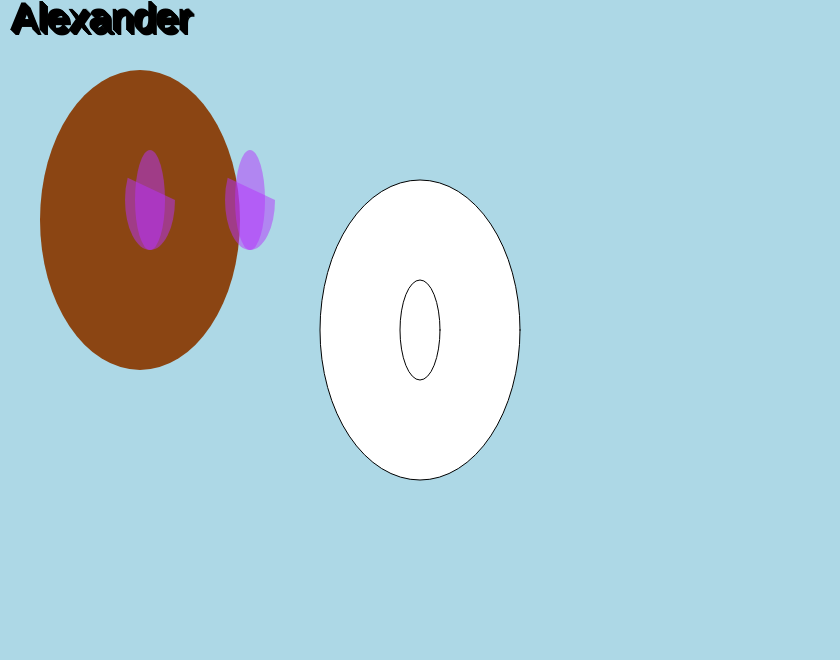
Frame 1 (no input)
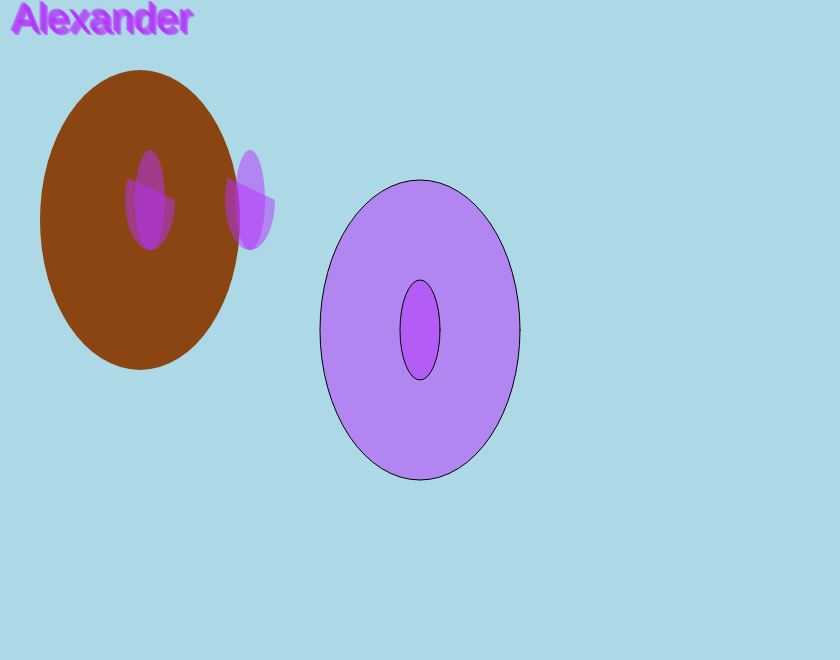
Frame 60 (no input)
Frame 120 (the mouse pressed at the canvas centre since frame 60): identical to frame 60, image omitted

The p5.js sketch that drew these frames (run headless with seeded random() and noise() and a simulated clock; from frame 60 on, the mouse is pressed at the canvas centre):

// p5.js sketch
// ── sketch.js
function setup() { 
createCanvas (840, 660); 
} 
  
function draw() { 
      
    background("lightblue"); 
     
     
    var textS = 40; 
     
    var textstroke 
     
    var facex = 140; 
     
    var facey = 220; 
     
    var faceColor = color("saddlebrown"); 
     
    var facewidth = 200; 
     
    var faceheight = 300; 
         
    var eyelidColor = color(180, 50, 250, 127); 
     
    var eyewidth = 30; 
     
    var righteye = (250,200,50,100); 
     
    var eyelidleft = (150,200,50,100, 0,  
    PI+QUARTER_PI, OPEN); 
     
    var eyehight = 100; 
     
    var eyelidright = (250,200,50,100, 0, PI+QUARTER_PI, OPEN); 
     
    var eyeposition = 200 
  
     
    textSize(textS); 
text("Alexander", 10, 30); 
text("Alexander", 11, 31); 
text("Alexander", 12, 32); 
text("Alexander", 13, 33); 
text("Alexander", 14, 34); 
text("Alexander", 15, 35); 
stroke("Alexander",14,80); 
fill("Alexander", 70, 40); 
  
   var w = 80;
         
     
    ellipse(420, 330, 200, 300); 
    
     ellipse(width/2, 330, w/2, 100); 
    //face color 
    noStroke(); 
    fill(faceColor); //color for the face 
    ellipse(facex, facey,facewidth, faceheight); // shape for the face 
     
    // eyes 
    fill(eyelidColor); 
     
    // lefteye 
    ellipse(150,eyeposition,eyewidth,eyehight); 
     
    //righteye 
    ellipse(250,eyeposition,eyewidth,eyehight); 
    
    //eyelidleft 
    arc(150,200,50,100, 0, PI+QUARTER_PI, OPEN); 
    
    //eyelidright 
    arc(250,200,50,100, 0, PI+QUARTER_PI, OPEN); 
  
} 
  
 
